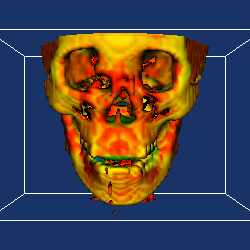

Write Python code to recreate this figure.
#!/usr/bin/env python
# Demonstrate marching cubes isosurface of head bone from volume data with gradient normals.

import os

import vtkmodules.vtkInteractionStyle  # noqa: F401
import vtkmodules.vtkRenderingOpenGL2  # noqa: F401

from vtkmodules.vtkCommonColor import vtkNamedColors
from vtkmodules.vtkCommonDataModel import vtkMergePoints
from vtkmodules.vtkFiltersCore import vtkMarchingCubes, vtkVectorNorm
from vtkmodules.vtkFiltersModeling import vtkOutlineFilter
from vtkmodules.vtkIOImage import vtkVolume16Reader
from vtkmodules.vtkRenderingCore import (
    vtkActor,
    vtkDataSetMapper,
    vtkLight,
    vtkPolyDataMapper,
    vtkRenderWindow,
    vtkRenderWindowInteractor,
    vtkRenderer,
)

colors = vtkNamedColors()
data_dir = os.environ.get("VPE_DATA_DIR", os.path.dirname(os.path.abspath(__file__)))

# Create a point locator for marching cubes.
locator = vtkMergePoints()
locator.SetDivisions(32, 32, 46)
locator.SetNumberOfPointsPerBucket(2)
locator.AutomaticOff()

# Read the volume data.
volume_reader = vtkVolume16Reader()
volume_reader.SetDataDimensions(64, 64)
volume_reader.GetOutput().SetOrigin(0.0, 0.0, 0.0)
volume_reader.SetDataByteOrderToLittleEndian()
volume_reader.SetFilePrefix(os.path.join(data_dir, "headsq", "quarter"))
volume_reader.SetImageRange(1, 93)
volume_reader.SetDataSpacing(3.2, 3.2, 1.5)

# Extract bone isosurface.
marching_cubes = vtkMarchingCubes()
marching_cubes.SetInputConnection(volume_reader.GetOutputPort())
marching_cubes.SetValue(0, 1150)
marching_cubes.ComputeGradientsOn()
marching_cubes.ComputeScalarsOff()
marching_cubes.SetLocator(locator)

# Compute gradient norms.
gradient = vtkVectorNorm()
gradient.SetInputConnection(marching_cubes.GetOutputPort())

# Mapper and actor for isosurface.
iso_mapper = vtkDataSetMapper()
iso_mapper.SetInputConnection(gradient.GetOutputPort())
iso_mapper.ScalarVisibilityOn()
iso_mapper.SetScalarRange(0, 1200)

antique_white_rgb = [0.0, 0.0, 0.0]
colors.GetColorRGB("antique_white", antique_white_rgb)

iso_actor = vtkActor()
iso_actor.SetMapper(iso_mapper)
iso_actor.GetProperty().SetColor(antique_white_rgb)

# Outline.
outline = vtkOutlineFilter()
outline.SetInputConnection(volume_reader.GetOutputPort())
outline_mapper = vtkPolyDataMapper()
outline_mapper.SetInputConnection(outline.GetOutputPort())
outline_actor = vtkActor()
outline_actor.SetMapper(outline_mapper)

renderer = vtkRenderer()
renderer.AddActor(outline_actor)
renderer.AddActor(iso_actor)
renderer.SetBackground(0.1, 0.2, 0.4)

render_window = vtkRenderWindow()
render_window.SetSize(250, 250)
render_window.AddRenderer(renderer)
render_window.SetWindowName("head bone")

renderer.ResetCamera()
camera = renderer.GetActiveCamera()
camera.Elevation(90)
camera.SetViewUp(0, 0, -1)
camera.Zoom(1.5)
light = vtkLight()
light.SetPosition(camera.GetPosition())
light.SetFocalPoint(camera.GetFocalPoint())
renderer.AddLight(light)
renderer.ResetCameraClippingRange()

interactor = vtkRenderWindowInteractor()
interactor.SetRenderWindow(render_window)

interactor.Initialize()
interactor.Start()
